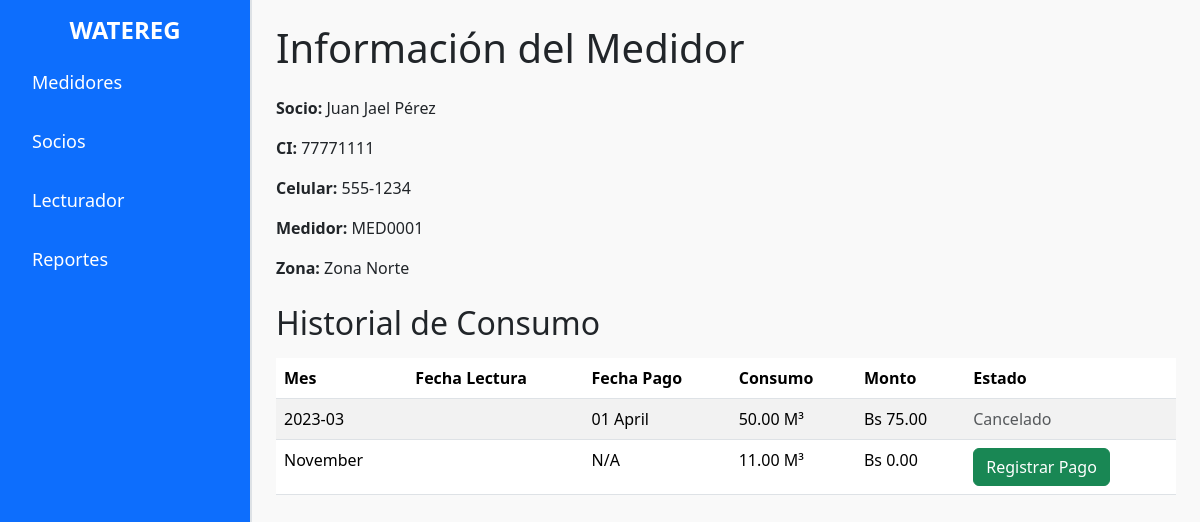
Page /informacion_medidor.php?id=1 on the committed database.
### tables this page shows
CREATE TABLE `socio` (
  `id_socio` bigint(20) NOT NULL,
  `ci` varchar(255) DEFAULT NULL,
  `nombre` varchar(255) DEFAULT NULL,
  `apellido` varchar(255) DEFAULT NULL,
  `telefono` varchar(255) DEFAULT NULL,
  `fecha_registro` date DEFAULT NULL
);

CREATE TABLE `zona` (
  `id_zona` bigint(20) NOT NULL,
  `nombre` varchar(255) DEFAULT NULL
);

CREATE TABLE `deudas` (
  `id_deuda` bigint(20) NOT NULL,
  `id_consumo` bigint(20) DEFAULT NULL,
  `monto` decimal(10,2) DEFAULT NULL,
  `fecha_pago` date DEFAULT NULL
);

CREATE TABLE `consumo` (
  `id_consumo` bigint(20) NOT NULL,
  `id_asignacion` bigint(20) DEFAULT NULL,
  `lectura_anterior` decimal(10,2) DEFAULT NULL,
  `lectura_actual` decimal(10,2) DEFAULT NULL,
  `periodo` varchar(255) DEFAULT NULL,
  `consumo` decimal(10,2) DEFAULT NULL,
  `observaciones` text DEFAULT NULL
);

### informacion_medidor.php (the view, shortened to what this page needs)
<?php
include 'conexion.php';
$id_asignacion = isset($_GET['id']) ? (int)$_GET['id'] : 0;
$sql_info = "
    SELECT
        socio.nombre AS nombre_socio,
        socio.apellido AS apellido_socio,
        socio.ci,
        socio.telefono,
        CONCAT('MED', LPAD(medidor.id_medidor, 4, '0')) AS medidor,
        zona.nombre AS zona
    FROM asignacion_medidor
    INNER JOIN socio ON asignacion_medidor.id_socio = socio.id_socio
    INNER JOIN medidor ON asignacion_medidor.id_medidor = medidor.id_medidor
    INNER JOIN zona ON asignacion_medidor.id_zona = zona.id_zona
    WHERE asignacion_medidor.id_asignacion = ?
";
$stmt_info = $conexion->prepare($sql_info);
$stmt_info->bind_param('i', $id_asignacion);
$stmt_info->execute();
$resultado_info = $stmt_info->get_result();
$info = $resultado_info->fetch_assoc();
$sql_historial = "
    SELECT
        consumo.id_consumo,
        consumo.periodo AS mes,
        DATE_FORMAT(consumo.lectura_anterior, '%d %M') AS fecha_lectura,
        DATE_FORMAT(deudas.fecha_pago, '%d %M') AS fecha_pago,
        consumo.consumo AS consumo_total,
        deudas.monto,
        IF(deudas.fecha_pago IS NULL, 'Por pagar', 'Cancelado') AS estado
    FROM consumo
    LEFT JOIN deudas ON consumo.id_consumo = deudas.id_consumo
    WHERE consumo.id_asignacion = ?
    ORDER BY consumo.periodo ASC
";
$stmt_historial = $conexion->prepare($sql_historial);
$stmt_historial->bind_param('i', $id_asignacion);
$stmt_historial->execute();
$resultado_historial = $stmt_historial->get_result();
?>
<!DOCTYPE html>
<html lang="es">
<head>
    <link rel="stylesheet" href="css/bootstrap.min.css">
    <link rel="stylesheet" href="css/styles.css">
</head>
<body>
    <div class="d-flex">
        <div class="sidebar bg-primary text-white p-3">
            <h2 class="sidebar-title">WATEREG</h2>
            <ul class="nav flex-column">
                <li class="nav-item">
                    <a class="nav-link text-white" href="index.php">Medidores</a>
                </li>
                <li class="nav-item">
                    <a class="nav-link text-white" href="socios.php">Socios</a>
                </li>
                <li class="nav-item">
                    <a class="nav-link text-white" href="lecturador.php">Lecturador</a>
                </li>
                <li class="nav-item">
                    <a class="nav-link text-white" href="pagos.php">Reportes</a>
                </li>
            </ul>
        </div>
        <div class="content flex-grow-1 p-4">
            <?php if ($info): ?>
                <h1 class="mb-4">Información del Medidor</h1>
                <div class="mb-4">
                    <p><strong>Socio:</strong> <?= htmlspecialchars($info['nombre_socio'] . ' ' . $info['apellido_socio']) ?></p>
                    <p><strong>CI:</strong> <?= htmlspecialchars($info['ci']) ?></p>
                    <p><strong>Celular:</strong> <?= htmlspecialchars($info['telefono']) ?></p>
                    <p><strong>Medidor:</strong> <?= htmlspecialchars($info['medidor']) ?></p>
                    <p><strong>Zona:</strong> <?= htmlspecialchars($info['zona']) ?></p>
                </div>
                <h2 class="mb-3">Historial de Consumo</h2>
                <table class="table table-striped">
                    <thead>
                        <tr>
                            <th scope="col">Mes</th>
                            <th scope="col">Fecha Lectura</th>
                            <th scope="col">Fecha Pago</th>
                            <th scope="col">Consumo</th>
                            <th scope="col">Monto</th>
                            <th scope="col">Estado</th>
                        </tr>
                    </thead>
                    <tbody>
                        <?php if ($resultado_historial->num_rows > 0): ?>
                            <?php while ($fila = $resultado_historial->fetch_assoc()): ?>
                                <tr>
                                    <td><?= htmlspecialchars($fila['mes']) ?></td>
                                    <td><?= htmlspecialchars($fila['fecha_lectura']) ?></td>
                                    <td><?= htmlspecialchars($fila['fecha_pago'] ?? 'N/A') ?></td>
                                    <td><?= htmlspecialchars($fila['consumo_total']) ?> M³</td>
                                    <td>Bs <?= htmlspecialchars($fila['monto'] ?? '0.00') ?></td>
                                    <td>
                                        <?php if ($fila['estado'] === 'Por pagar'): ?>
                                            <button
                                                class="btn btn-success registrar-pago-btn"
                                                data-id="<?= htmlspecialchars($fila['id_consumo']) ?>">
                                                Registrar Pago
                                            </button>
                                        <?php else: ?>
                                            <span class="text-muted"><?= htmlspecialchars($fila['estado']) ?></span>
                                        <?php endif; ?>
                                    </td>
                                </tr>
                            <?php endwhile; ?>
                        <?php else: ?>
                            <tr>
                                <td colspan="6" class="text-center">No hay historial de consumo disponible</td>
                            </tr>
                        <?php endif; ?>
                    </tbody>
                </table>
            <?php else: ?>
                <p class="text-danger">Información del medidor no encontrada.</p>
                <a href="socios.php" class="btn btn-primary">Volver</a>
            <?php endif; ?>
        </div>
    </div>
</body>
</html>

### css/styles.css (style rules this page uses)
.sidebar { width: 250px; min-height: 100vh; }
.sidebar-title { font-size: 24px; font-weight: bold; margin-bottom: 1rem; text-align: center; }
.nav-link { font-size: 18px; margin-bottom: 1rem; }
.content { background-color: #f9f9f9; border-left: 2px solid #dee2e6; }

### rows in the picture
socio: nombre+apellido "Juan Jael Pérez", ci "77771111", telefono "555-1234", zona.nombre "Zona Norte"
deudas: id_consumo.periodo "2023-03", fecha_pago "01 April", id_consumo.consumo "50.00", monto "75.00", estado "Cancelado"
consumo: periodo "November", fecha_pago "N/A", consumo "11.00", monto "0.00"

### other values in the picture
$info['medidor'] "MED0001"
